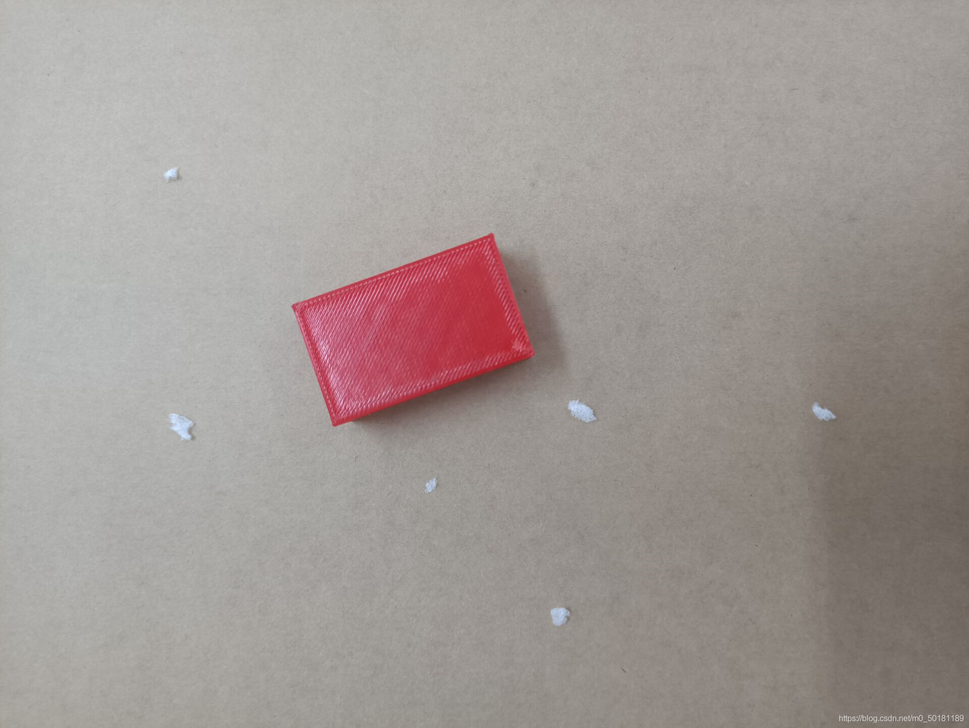
#> input picture 第三周计科211-蓝明艳/red block.png, 969 x 728 px, shrunk from 1920 x 1442 before the run, found by its file name
$ python Redblock.py
#> lines starting #> are read from the running program, lines starting #| are printed output that depends on the picture; after the words box and inside, x2 and y2 are one past the last pixel; in counts of white or black regions, pixels touching at a corner belong together
import cv2
import numpy as np

img = cv2.imread('./recourse/red block.png')  # 读图片
#> img is the input picture: shape (728, 969, 3); mean B, G, R 150, 153.5, 161.7

lower_red = np.array([156, 43, 46])  # 设置阈值
upper_red = np.array([180, 255, 255])
hsv_red = cv2.cvtColor(img, cv2.COLOR_BGR2HSV)  # 将BGR图像转换成HSV图像
#> hsv_red: shape (728, 969, 3); mean H, S, V 25.6, 20.4, 161.9
mask = cv2.inRange(hsv_red, lower_red, upper_red)  # 提取
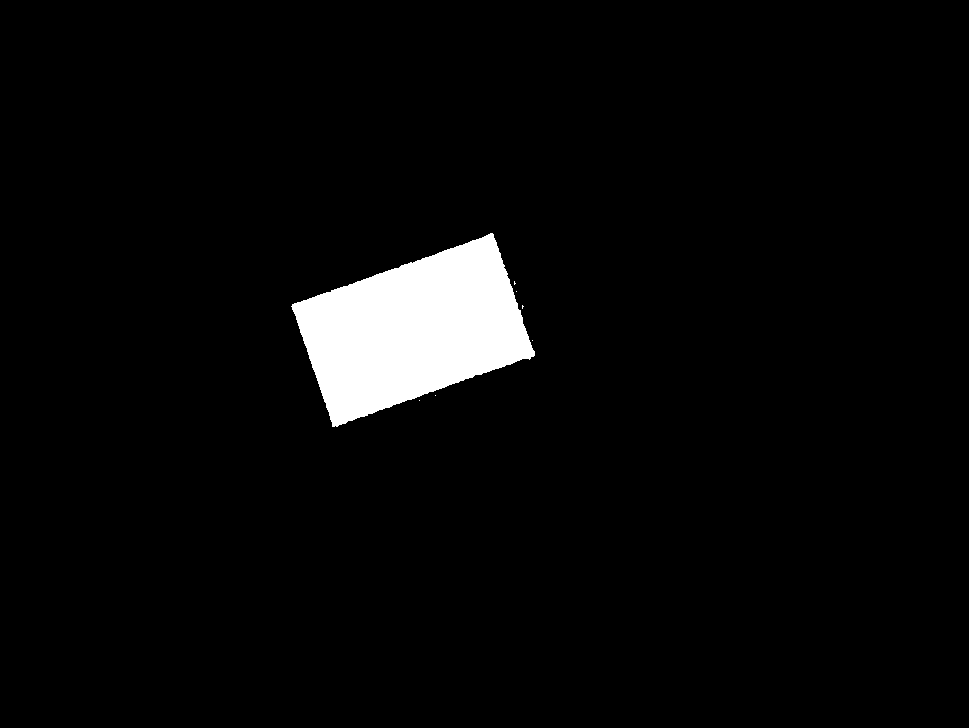
#> mask: shape (728, 969); 3.9% white; 7 white regions (6 under 20 px), largest, box (x1, y1, x2, y2) and area: (291, 233, 535, 427) 27680
res = cv2.bitwise_and(img, img, mask=mask)  # 按位与，通过掩膜显示红色
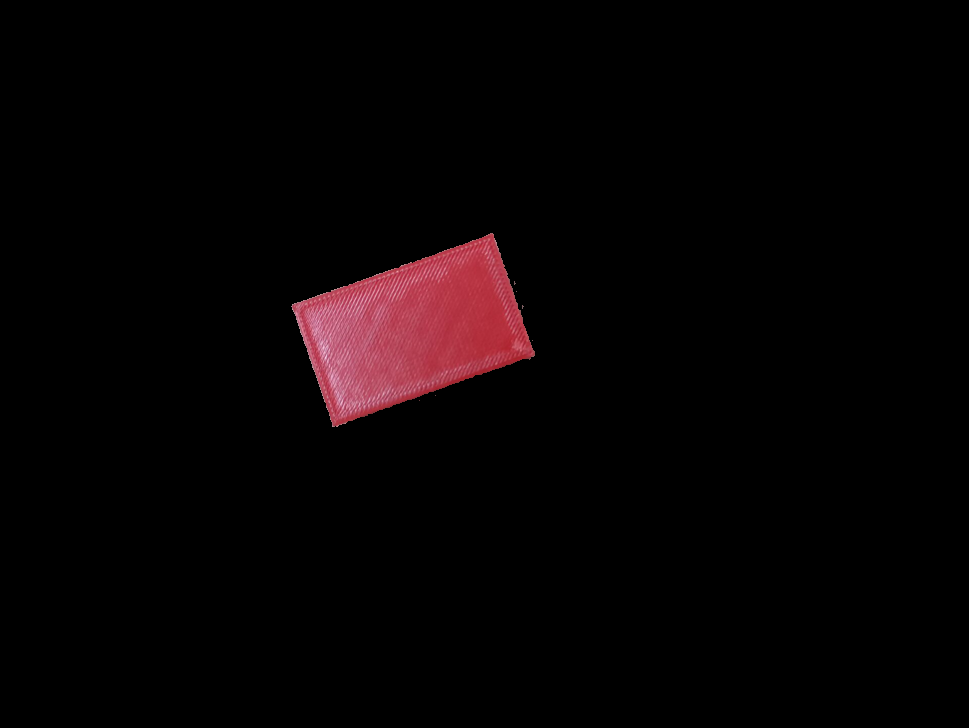
#> res: shape (728, 969, 3); mean B, G, R 3.6, 2.8, 7.3
print(hsv_red, [[[60, 255, 255]]])  # 打印红色的HSV值
#> (printed output is left out)

gray = cv2.cvtColor(res, cv2.COLOR_BGR2GRAY)  # 变为灰度图
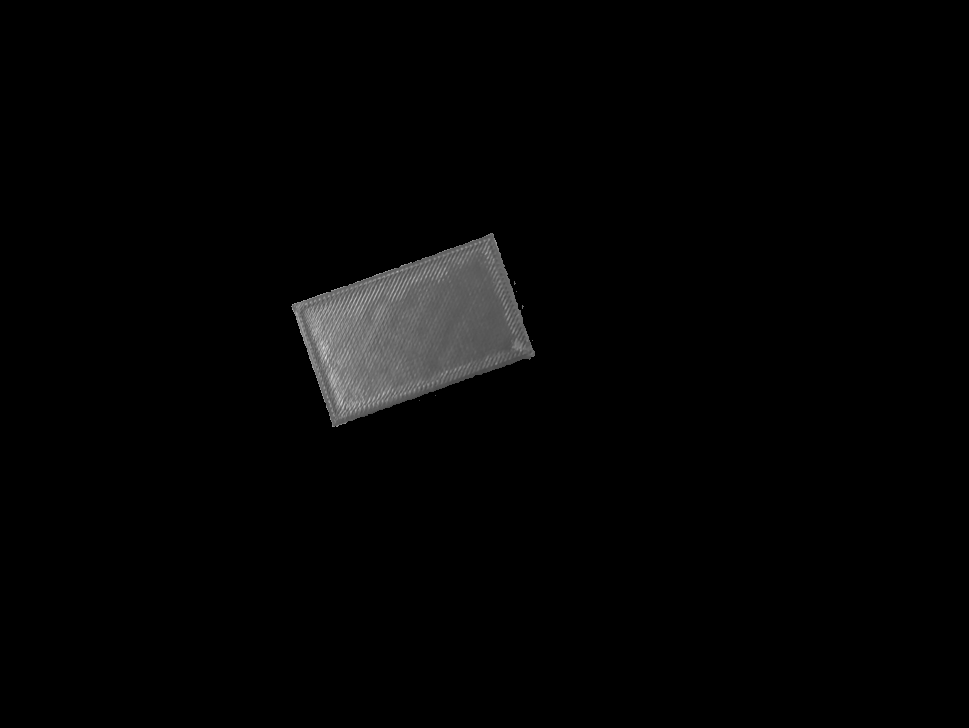
#> gray: shape (728, 969); min 0, max 222, mean 4.3
retval, dst = cv2.threshold(gray, 0, 255, cv2.THRESH_OTSU)  # 大津法二值化
#> retval = 0
dst = cv2.dilate(dst, None, iterations=1)  # 膨胀，白区域变大
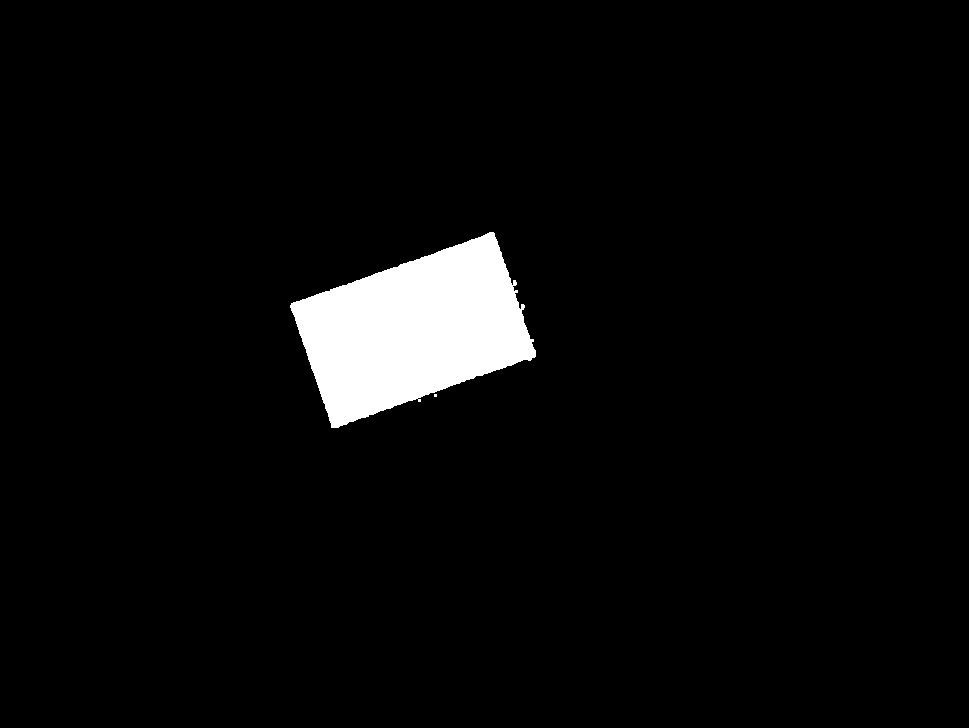
#> dst: shape (728, 969); 4.1% white; 2 white regions (1 under 20 px), largest, box (x1, y1, x2, y2) and area: (290, 232, 536, 428) 28633
dst = cv2.erode(dst, None, iterations=1)  # 腐蚀，白区域变小
#> dst: shape (728, 969); 3.9% white; 6 white regions (5 under 20 px), largest, box (x1, y1, x2, y2) and area: (291, 233, 535, 427) 27688

rows, cols = dst.shape  # 旋转图片并将图片缩小为原来的一半
#> rows = 728; cols = 969
M = cv2.getRotationMatrix2D((cols / 2, rows / 2), 71, 0.5)
exc = cv2.warpAffine(dst, M, (2 * cols, 2 * rows))
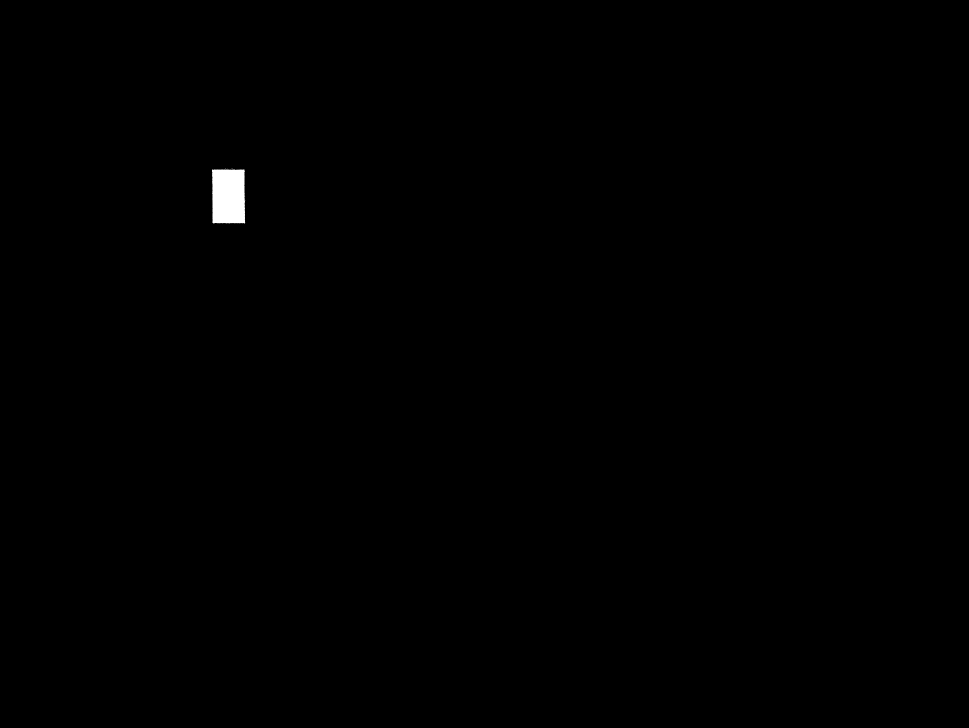
#> exc: shape (1456, 1938) (shown at 1/2 size); min 0, max 255, mean 0.6

cv2.imshow('image', exc)  # 显示最后成型的图片
cv2.waitKey(0)  # 按任意键关闭窗口
cv2.destroyAllWindows()

$ run again, with 第三周计科211-蓝明艳/photoo.jpg saved as 第三周计科211-蓝明艳/red block.png
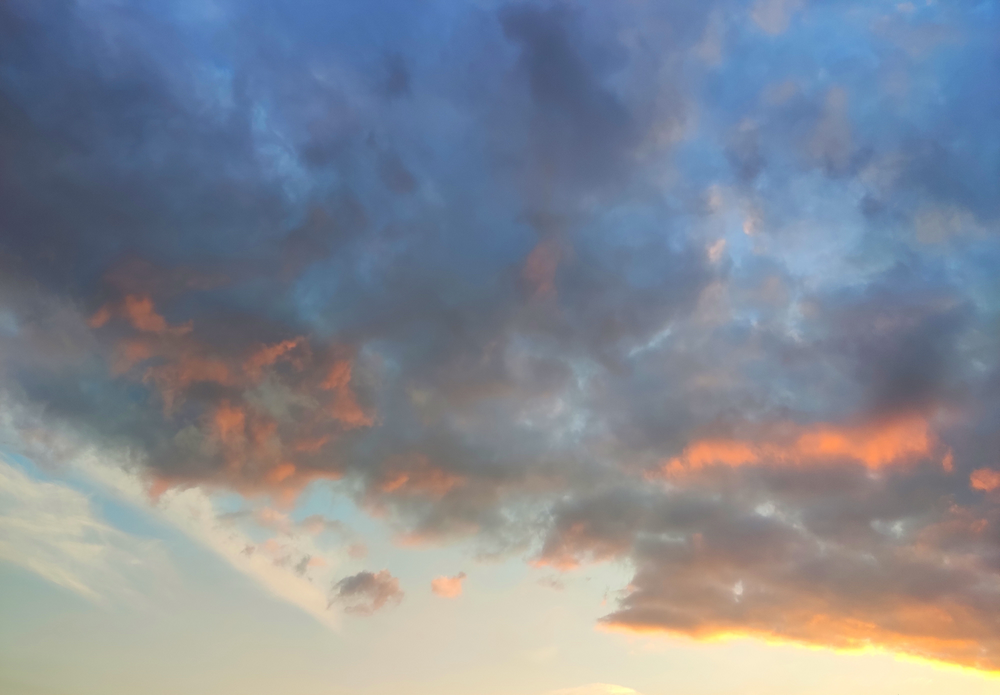
#> input picture 第三周计科211-蓝明艳/photoo.jpg, 1000 x 695 px, shrunk from 4000 x 2779 before the run, found by its file name
#> img is the input picture: shape (695, 1000, 3); mean B, G, R 147.7, 137.2, 131.4
#> hsv_red: shape (695, 1000, 3); mean H, S, V 76.8, 65.8, 160.7
#> `mask = cv2.inRange(hsv_red, lower_red, upper_red)`:
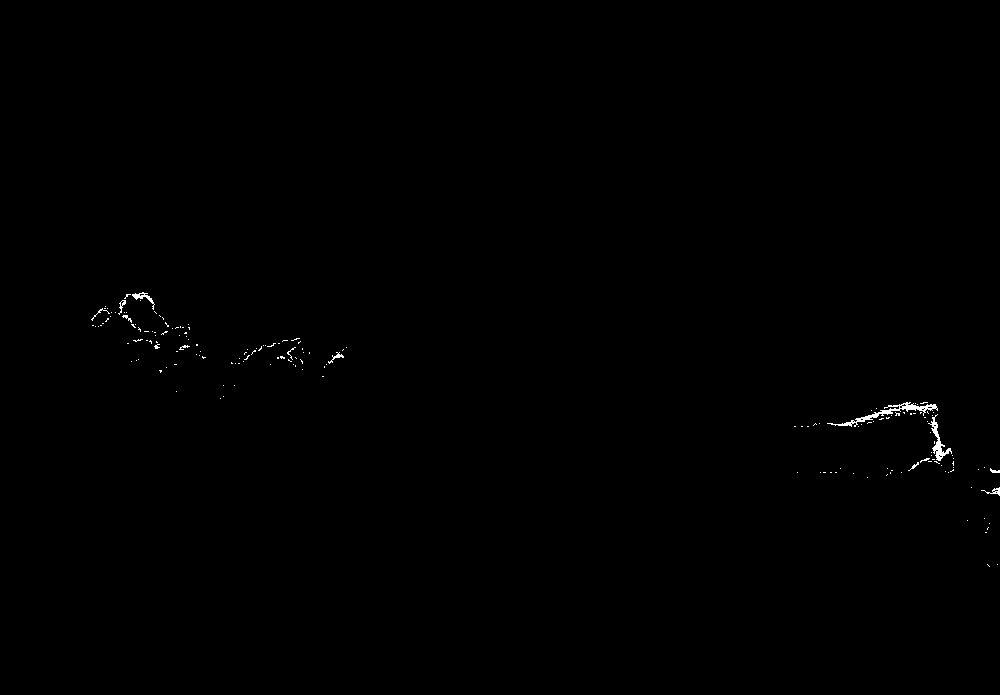
#> mask: shape (695, 1000); 0.24% white in thin lines or dots, all inside (x1, y1, x2, y2) = (91, 292, 1000, 567)
#> (printed output is left out)
#> retval = 0
#> `dst = cv2.erode(dst, None, iterations=1)`:
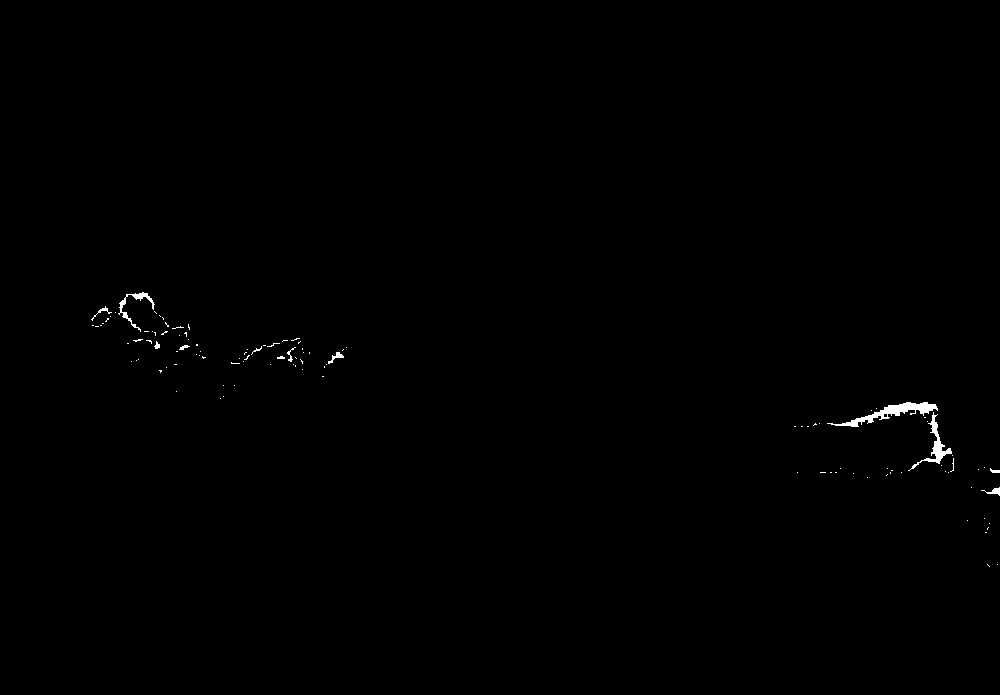
#> dst: shape (695, 1000); 0.3% white; 113 white regions (102 under 20 px), largest, box (x1, y1, x2, y2) and area: (827, 402, 938, 427) 755, (908, 412, 952, 471) 421, (118, 292, 155, 332) 252
